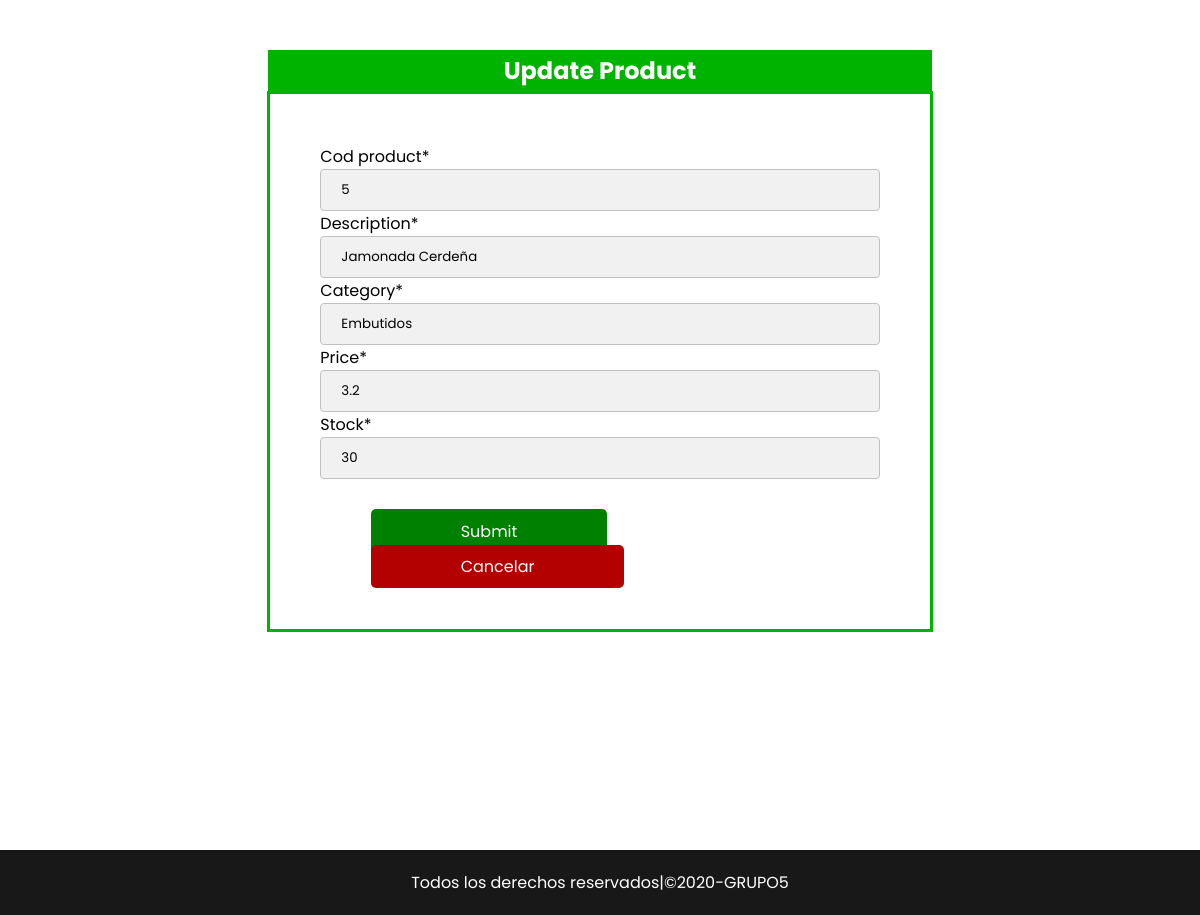
The page /update_5/ on the database its author committed.
### Crud/models.py (models this page shows, shortened)
class Productos(models.Model):
    cod_product = models.IntegerField(primary_key=True)
    description = models.CharField(max_length=150)
    create = models.DateTimeField(auto_now_add=True)
    category = models.CharField(max_length=150)
    price= models.FloatField()
    stock = models.IntegerField()

### Crud/views.py (the view)
# urls.py: path('update_<int:id>/',Update,name='update')
def Update(request,id):
    product= get_object_or_404(Productos, cod_product=id)
    if request.method == 'POST':
        form = ProductForm(request.POST, instance= product)
        if form.is_valid():
            form.save()
            return redirect('app:crud')
    else:
        form = ProductForm(instance=product)
    context =  {'update': form}
    return render(request, 'update.html', context)

### Crud/forms.py
class ProductForm(ModelForm):
    class Meta:
        model = Productos
        fields = '__all__'

### Templates/update.html (shortened to what this page needs)
{% extends 'base.html' %}
{% load crispy_forms_tags %}
{% block content %}
<main class="contenedor-form">
    <div class="title-form-update">
        <h2>Update Product</h2>
    </div>
    <form method="POST" class="form-update" autocomplete="off">
        {{update|crispy}}
        <div >
            <input type="submit" class="btn-input btn-success">
            <a href="{% url 'app:crud' %}" class="btn-input btn-danger">Cancelar</a>
        </div>
    </form>
</main>
{% endblock %}

### Crud/static/css/estilos.css (style rules this page uses)
* { margin: 0; padding: 0; font-family: 'Poppins', sans-serif; }
.btn-success { background-color: green; color: white; }
.btn-danger { background-color: #b30000; color: white; }
.btn-input { border: none; color: white; padding: 10px 90px; text-decoration: none; text-align: center; margin-left: 9%; border-radius: 5px; font-size: 1em; margin-top: 30px; }
.contenedor-form { width: 60%; height: 100vh; margin-top:50px; margin-left: 20%; }
.form-create, .form-update { width: 92.4%; margin: auto; padding-bottom: 50px; padding: 50px; }
.form-update { border: 3px solid #00b300; }
.numberinput, .textinput { width: 100%; padding: 10px 20px; box-sizing: border-box; border: 1px solid silver; border-radius: 4px; background-color: #f1f1f1; }
.title-form-create,.title-form-update { width: 92.3%; margin: auto; }
.title-form-update { border: 3px solid #00b300; background-color: #00b300; }
.title-form-create > h2, .title-form-update > h2 { color: white; text-align: center; }

### Crud/static/css/Index.css (style rules this page uses)
* { margin: 0%; padding: 0%; box-sizing: border-box; font-family: 'Poppins', sans-serif; }

### rows shown on the page
Productos: cod_product "5", description "Jamonada Cerdeña", category "Embutidos", price "3.2", stock "30"
